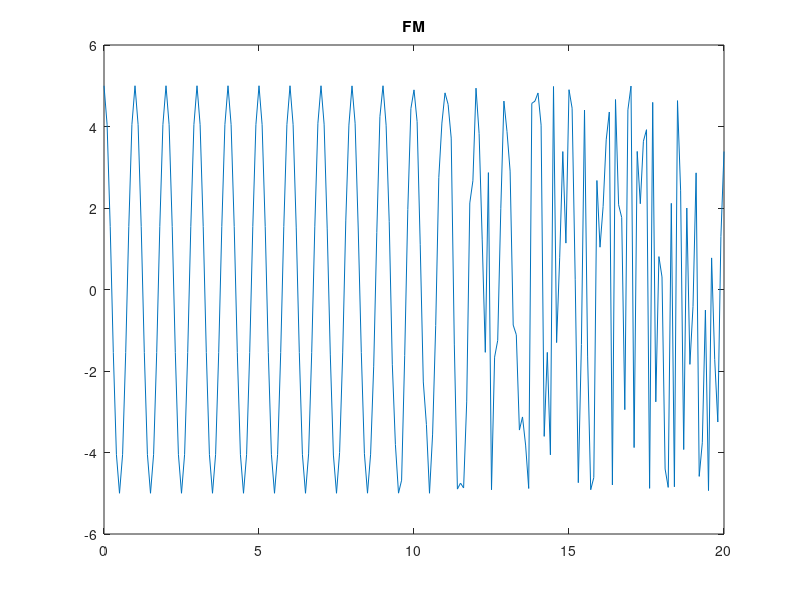

Source code (MATLAB):
close all;clear all;clc;
t = 0:0.1:20;
Ac=5;fc=500;fm=20;am=5;kf=100;
mt = @(tao)(cos(2*pi*fm*tao));
sfm = zeros(size(t));
for k=1:length(t)
    sfm(k) = am*cos(2*pi*t(k) + 2*pi*kf*integral(mt,0,t(k)));
end
plot(t,sfm);title('FM');
